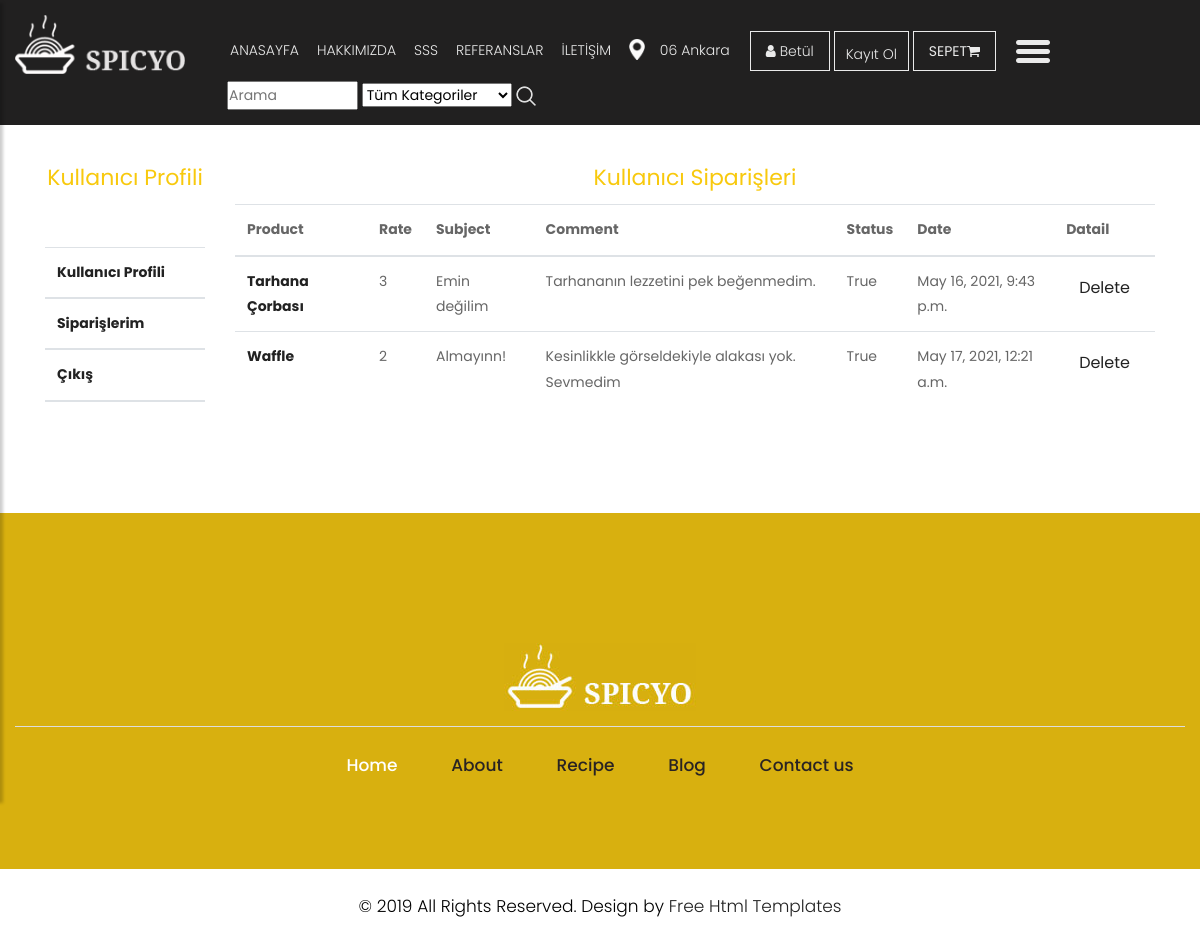
Page /user/comments/ (signed in) on the earlier database version.
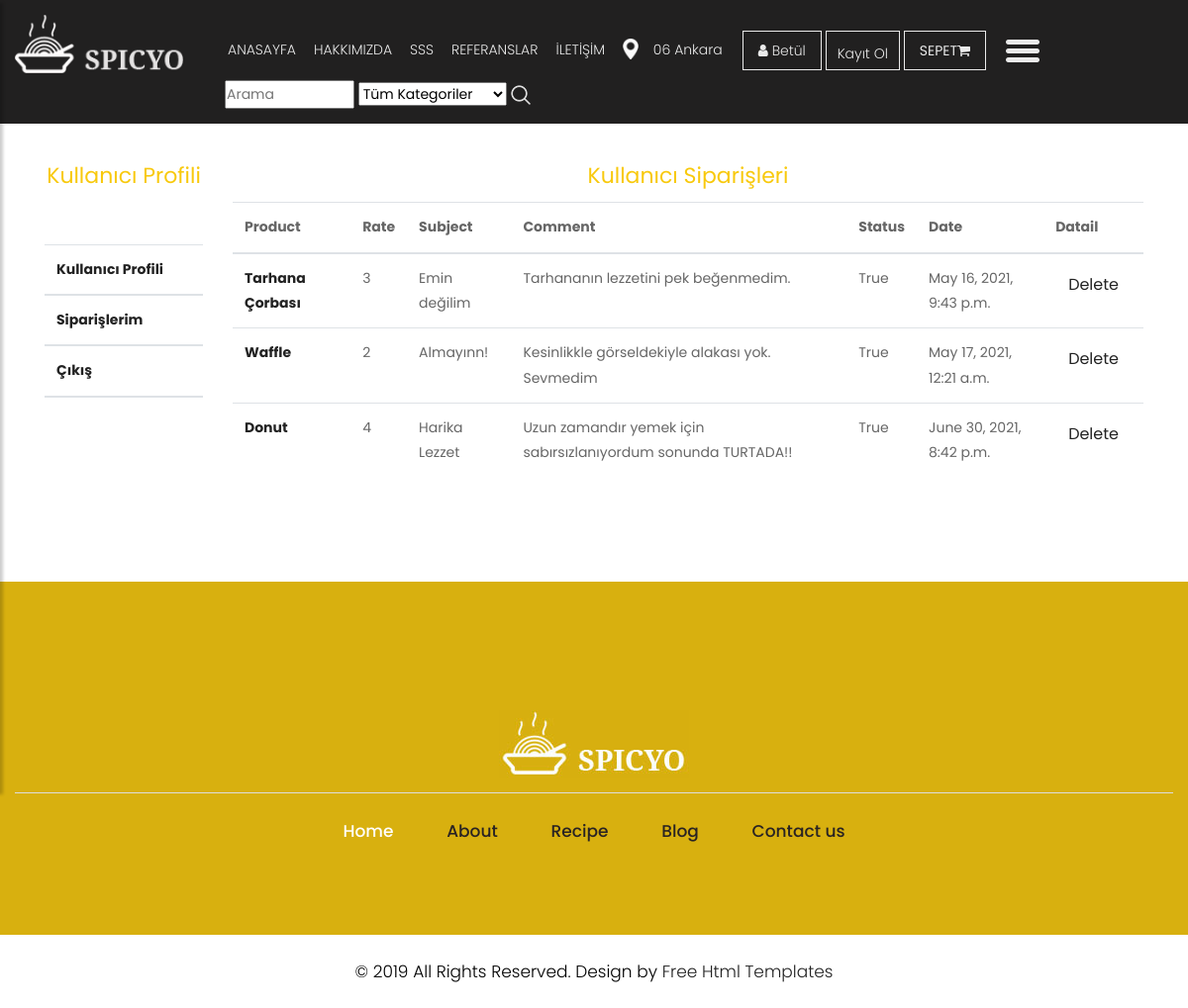
Same page on the later database version.
### product/models.py (models this page shows, shortened)
class Comment(models.Model):
    STATUS = (
        ('New', 'Yeni'),
        ('True', 'Evet'),
        ('False', 'Hayır'),
    )
    product = models.ForeignKey(Product, on_delete=models.CASCADE)
    user = models.ForeignKey(User, on_delete=models.CASCADE)
    subject = models.CharField(max_length=50, blank=True)
    comment = models.TextField(max_length=200, blank=True)
    rate = models.IntegerField(blank=True)
    status = models.CharField(max_length=10,choices=STATUS,default='New')
    ip = models.CharField(blank=True, max_length=20)
    create_at = models.DateTimeField(auto_now_add=True)
    update_at = models.DateTimeField(auto_now=True)

class Product(MPTTModel):
    STATUS = (
        ('True', 'Evet'),
        ('False', 'Hayır'),
    )
    restaurant = models.ForeignKey(Restaurant, on_delete=models.CASCADE)
    catagory = models.ForeignKey(Catagory, on_delete=models.CASCADE)
    title = models.CharField(max_length=150)
    keywords = models.CharField(blank=True,max_length=255)
    description = models.CharField(blank=True,max_length=255)
    price = models.FloatField()
    amount = models.IntegerField()
    detail = RichTextUploadingField()
    slug = models.SlugField(null=False, unique=True)
    parent = TreeForeignKey('self', blank=True, null=True, related_name='children', on_delete=models.CASCADE)
    image = models.ImageField(blank=True, upload_to='images/')
    status = models.CharField(max_length=10, choices=STATUS)
    create_at = models.DateTimeField(auto_now_add=True)
    update_at = models.DateTimeField(auto_now_add=True)
    def image_tag(self):
        return mark_safe('<img src="{}" height="50"/>'.format(self.image.url))
    image_tag.short_description = 'Image'

### user/views.py (the view)
# urls.py: path('comments/', views.comments, name='comments'),
@login_required(login_url='/login')
def comments(request):
    catagory = Catagory.objects.all()
    current_user = request.user
    comments = Comment.objects.filter(user_id=current_user.id)
    context = {
        'catagory': catagory,
        'comments': comments,
    }
    return render(request, 'user_comments.html', context)

### user/templates/user_comments.html (shortened to what this page needs)
{%  extends "homebase.html" %}
{% block content %}
    <div id="breadcrumb">
        <div class="container">
            <ul class="breadcrumb">
                <li><a href="/">Anasayfa</a></li>
                <li class="active">Kullanıcı Siparişleri</li>
            </ul>
        </div>
    </div>
    <div class="section">
        <div class="container">
                <div class="row">
                    <div class="col-md-2" >
                        <br/><br/><br/>
                        <div class="product_blog_cont">
                            <div class="section-title">
                                <h2><span class="theme_color">Kullanıcı Profili</span></h2>
                            </div>
                            {% include "user_panel.html" %}
                        </div>
                    </div>
                    <div class="col-md-10">
                        <br/><br/><br/>
                        <div class="product_blog_cont">
                            <div class="section-title">
                                <h2><span class="theme_color">Kullanıcı Siparişleri</span></h2>
                            </div>
                            <table class="table">
                                <thead>
                                <tr>
                                    <th class="text-left">Product </th>
                                    <th class="text-left">Rate </th>
                                    <th class="text-left">Subject </th>
                                    <th class="text-left">Comment </th>
                                    <th class="text-left">Status </th>
                                    <th class="text-left">Date </th>
                                    <th class="text-left">Datail </th>
                                </tr>
                                {% for rs in comments %}
                                <tr>
                                    <td class="text-left">
                                        <a href="/product/{{ rs.product_id }}/{{ rs.product.slug }}">
                                            <strong>{{ rs.product.title }}</strong>
                                        </a>
                                    </td>
                                    <td class="text-left">{{ rs.rate }}</td>
                                    <td class="text-left">{{ rs.subject }}</td>
                                    <td class="text-left">{{ rs.comment }}</td>
                                    <td class="text-left">{{ rs.status }}</td>
                                    <td class="text-left">{{ rs.create_at }}</td>
                                    <td class="text-left"><a class="btn" href="/user/deletecomment/{{ rs.id }}" onclick="return confirm('Silmek istediğine Emin misin?')"> Delete </a></td>
                                </tr>
                                {% endfor %}
                                </thead>
                            </table>
                        </div>
                </div>
        </div>
    </div>
    </div>
{% endblock %}

Differences in the rows shown:
added Comment: product "Donut", rate "4", subject "Harika Lezzet", comment "Uzun zamandır yemek için sabırsızlanıyordum sonunda TURTADA!!", status "True", create_at "June 30, 2021, 8:42 p.m."
